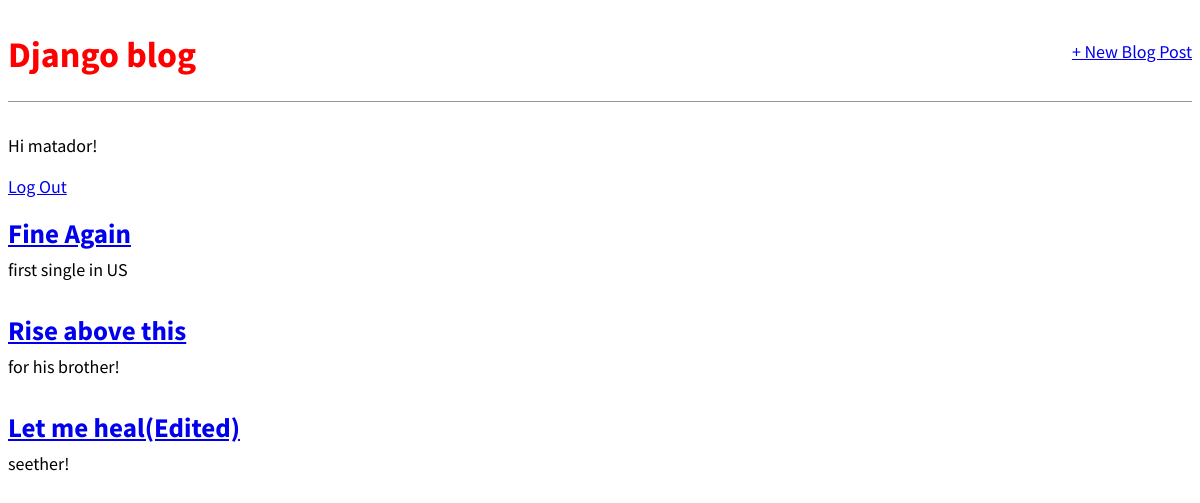
The app's page / (signed in) with its own data.
### blog/models.py (models this page shows, shortened)
class Post(models.Model):
    title = models.CharField(max_length=200)
    author = models.ForeignKey("auth.User", on_delete=models.CASCADE, )
    body = models.TextField()

### blog/views.py (the view)
# urls.py: path("", BlogListView.as_view(), name="home"),
class BlogListView(ListView):
    model = Post
    template_name = "home.html"

### templates/home.html
<!DOCTYPE html>
<html lang="en">
{% extends "base.html" %}
{% block content %}
{% for post in post_list%}
<div class="post-entry">
    <h2><a href="{% url 'post_detail' post.pk %}">{{post.title}}</a></h2>
    <p>{{post.body}}</p>
</div>
{% endfor%}
{% endblock content %}

### templates/base.html (shortened to what this page needs)
<!DOCTYPE html>
<html lang="en">
{% load static %}
<head>
    <link rel="stylesheet" href="{% static 'css/base.css' %}" rel="stylesheet" >
</head>
<body>
    <div>
        <header>
            <div class="nav-left">
                <h1><a href="{% url 'home' %}">Django blog</a></h1>
            </div>
            <div class="nav-right">
                <a href="{% url 'post_new' %}">+ New Blog Post</a>
            </div>
        </header>
        {% if user.is_authenticated %}
        <p>Hi {{user.username}}!</p>
        <p><a href="{% url 'logout' %}">Log Out</a></p>
        {% else %}
        <p>You are not logged in.</p>
        <a href="{% url 'login' %}">Log In</a>   |
        <a href="{% url 'signup' %}">Sign Up</a>
        {% endif %}
        {% block content %}
        {% endblock content %}
    </div>
</body>
</html>

### static/css/base.css (style rules this page uses)
body { font-family: 'Source Sans Pro', sans-serif; font-size: 18px; }
header { border-bottom: 1px solid #999; margin-bottom: 2rem; display: flex; }
header h1 a { color: red; text-decoration: none; }
.nav-left { margin-right: auto; }
.nav-right { display: flex; padding-top: 2rem; }
.post-entry { margin-bottom: 2rem; }
.post-entry h2 { margin: 0.5rem 0; }
.post-entry p { margin: 0; font-weight: 400; }

### records on screen
Post: title "Fine Again", body "first single in US"
Post: title "Rise above this", body "for his brother!"
Post: title "Let me heal(Edited)", body "seether!"

### other values on screen
{{ user.username }} "matador"
